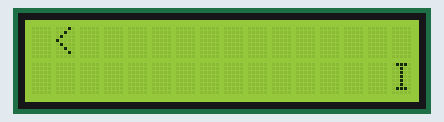
Bench run of a sketch on a simulated Arduino Uno, built with avr-gcc and run on an emulated ATmega328P. Parts: 16×2 character LCD.

Above: at 0.37 s.
At 4.44 s:
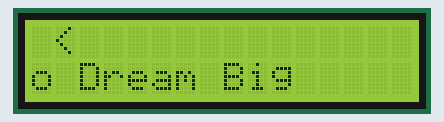
At 5.46 s:
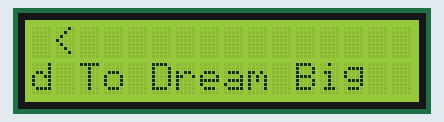
At 6.48 s:
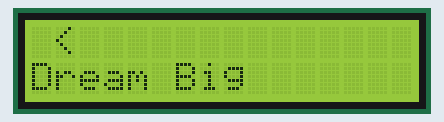
At 7.5 s:
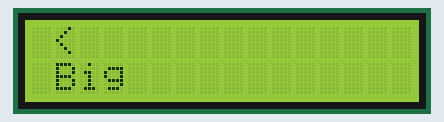
At 8.41 s:
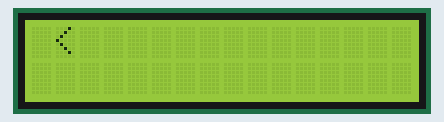

The sketch:

TestScrollFromRight.ino
```cpp
#include <LiquidCrystal.h>

LiquidCrystal lcd(12, 11, 5, 4, 3, 2);

int stringLength = 0, itr = 0, k = 0, setDelay = 200, screenLength = 16, nameLength = 0;
char myName = "Kandyce";

void scroll(int line, char string[]) {
  stringLength = strlen(string);
  nameLength = strlen(myName);
  for (itr = screenLength; itr >= -48; itr--) {
    lcd.setCursor(1, line - 1);
    lcd.print(myName);
    lcd.setCursor(itr, line);
    if (itr <= 0 && itr > -9) {
      lcd.setCursor(itr - 8, line);
    }
    else if (itr == -9) {
      itr = -33;
      lcd.setCursor(itr, line);
    }
    lcd.print(string);
    delay(setDelay);
  }
}

void setup() {
  Serial.begin(9600);
  lcd.begin(16, 2);
}

void loop() {
  scroll(1, "I Work Hard To Dream Big ");
  lcd.clear();
}
```

Measured:
- by itself, everything shown: repeats every 8.4 s, in 40 steps
- what the display in image 5 shows lasts 0.4 s, from 8.2 s to 8.6 s
